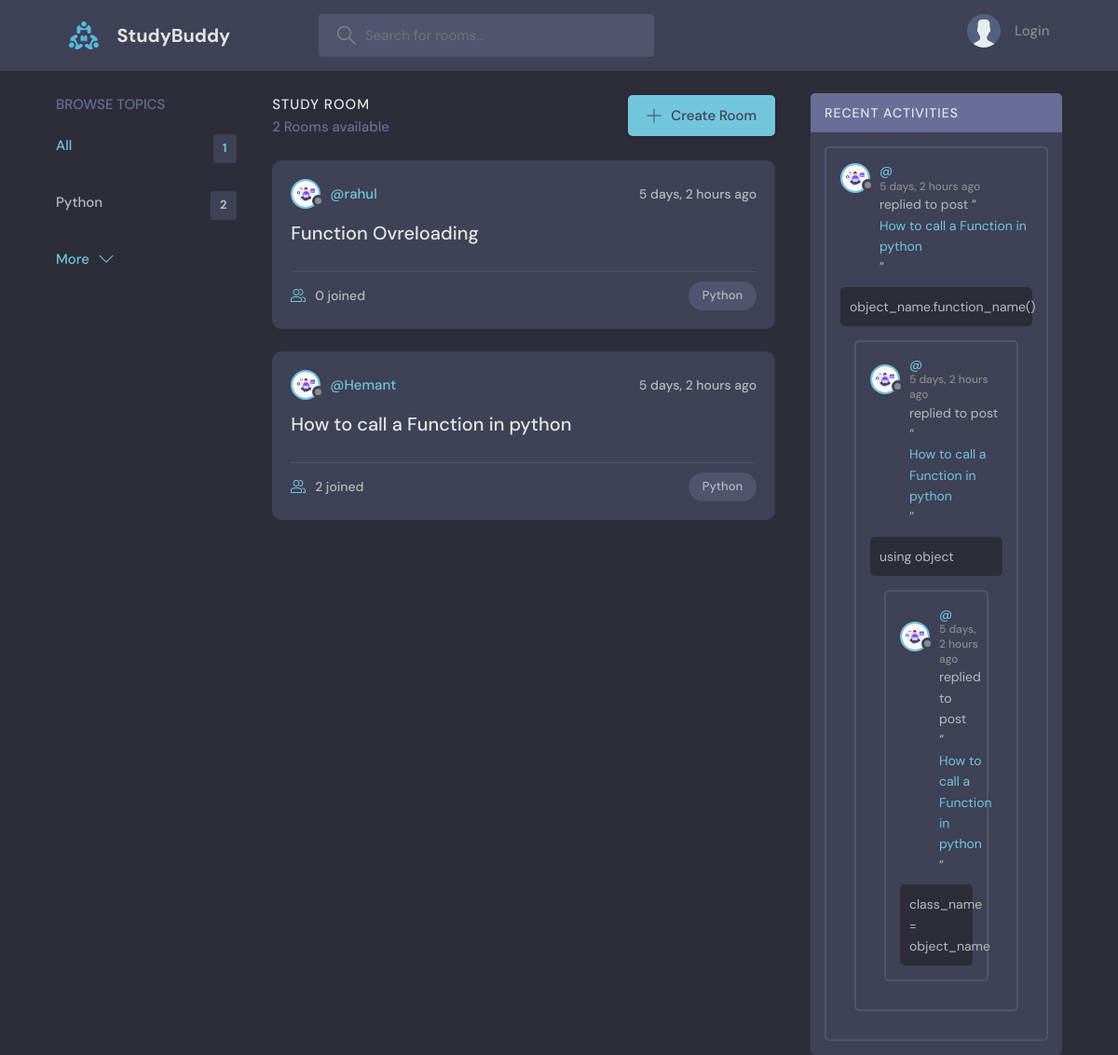
The page / on the database its author committed.
### base/models.py (models this page shows, shortened)
class Topic(models.Model):
    name = models.CharField(max_length=200)

class Room(models.Model):
    host = models.ForeignKey(User, on_delete=models.SET_NULL, null=True)
    topic = models.ForeignKey(Topic, on_delete=models.SET_NULL, null=True)
    name = models.CharField(max_length=200)
    description = models.TextField(null=True, blank=True)
    participants = models.ManyToManyField(User, related_name='participants', blank=True)
    updated = models.DateTimeField(auto_now=True)
    created = models.DateTimeField(auto_now_add=True)
    class Meta:
        ordering = ['-updated', '-created']
    def __str__(self):
        return self.name

class User(AbstractUser):
    name = models.CharField(max_length=200, null=True)
    email = models.EmailField(unique=True, null=True)
    bio = models.TextField(null=True)
    avatar = models.ImageField(null=True, default="avatar.svg")
    USERNAME_FIELD ='email'
    REQUIRED_FIELDS = []

class Message(models.Model):
    user =models.ForeignKey(User, on_delete=models.CASCADE)
    room = models.ForeignKey(Room, on_delete=models.CASCADE)
    body = models.TextField()
    updated = models.DateTimeField(auto_now=True)
    created = models.DateTimeField(auto_now_add=True)
    class Meta:
        ordering = ['-updated', '-created']

### base/views.py (the view)
# urls.py: path('', views.home, name="home"),
def home(request):
    q = request.GET.get('q') if request.GET.get('q') != None else ''
    rooms = Room.objects.filter(
        Q(topic__name__icontains=q) |
        Q(name__icontains=q) |
        Q(description__icontains=q)
    )
    topics = Topic.objects.all()[0:5]
    room_count = rooms.count()
    room_messages = Message.objects.filter(Q(room__topic__name__icontains=q))
    context = {'rooms': rooms, 'topics':topics, 'room_count': room_count, 'room_messages': room_messages}
    return render(request, 'base/home.html', context)

### base/templates/base/home.html (shortened to what this page needs)
{% extends 'main.html' %}
{% block content %}
    <main class="layout layout--3">
      <div class="container">
        {% include 'base/topic_componant.html'%}
        <div class="roomList">
          <div class="roomList__header">
            <div>
              <h2>Study Room</h2>
              <p>{{room_count}} Rooms available</p>
            </div>
            <a class="btn btn--main" href="{% url 'create-room' %}">
              <svg version="1.1" xmlns="http://www.w3.org/2000/svg" width="32" height="32" viewBox="0 0 32 32">
                <title>add</title>
                <path
                  d="M16.943 0.943h-1.885v14.115h-14.115v1.885h14.115v14.115h1.885v-14.115h14.115v-1.885h-14.115v-14.115z"
                ></path>
              </svg>
              Create Room
            </a>
          </div>
          {% include 'base/feed_componant.html' %}
        </div>
        {% include 'base/activity_componant.html' %}
      </div>
    </main>
{% endblock %}

### base/templates/base/topic_componant.html
<div class="topics">
    <div class="topics__header">
      <h2>Browse Topics</h2>
    </div>
    <ul class="topics__list">
      <li>
        <a href="{% url 'home' %}" class="active">All <span>{{topics.count}}</span></a>
      </li>
      {% for topic in topics %}
      <li>
        <a href="{% url 'home' %}?q={{topic.name}}">{{topic.name}} <span>{{topic.room_set.all.count}}</span></a>
      </li>
      {% endfor %}
      </ul>
    <a class="btn btn--link" href="{% url 'topics' %}">
      More
      <svg version="1.1" xmlns="http://www.w3.org/2000/svg" width="32" height="32" viewBox="0 0 32 32">
        <title>chevron-down</title>
        <path d="M16 21l-13-13h-3l16 16 16-16h-3l-13 13z"></path>
      </svg>
    </a>
  </div>

### base/templates/base/feed_componant.html (shortened to what this page needs)
{% for room in rooms %}
          <div class="roomListRoom">
            <div class="roomListRoom__header">
              <a href="{% url 'user-profile' room.host %}" class="roomListRoom__author">
                <div class="avatar avatar--small">
                  <img src="{{room.host.avatar.url}}" />
                </div>
                <span>@{{room.host.username}}</span>
              </a>
              <div class="roomListRoom__actions">
                <span>{{room.created|timesince}} ago</span>
              </div>
            </div>
            <div class="roomListRoom__content">
              <a href="{% url 'room' room.id %}">{{room.name}}</a>
            </div>
            <div class="roomListRoom__meta">
              <a href="{% url 'room' room.id %}" class="roomListRoom__joined">
                {{room.participants.all.count}} joined
              </a>
              <p class="roomListRoom__topic">{{room.topic.name}}</p>
            </div>
          </div>
{% endfor %}

### base/templates/base/activity_componant.html (shortened to what this page needs)
<div class="activities">
    <div class="activities__header">
      <h2>Recent Activities</h2>
    </div>
    {% for message in room_messages %}
    <div class="activities__box">
      <div class="activities__boxHeader roomListRoom__header">
        <a href="{% url 'user-profile' message.user.username %}" class="roomListRoom__author">
          <div class="avatar avatar--small">
            <img src="{{message.user.avatar.url}}" />
          </div>
          <p>
            @{{user.username}}
            <span>{{message.created|timesince}} ago</span>
          </p>
        </a>
      </div>
      <div class="activities__boxContent">
        <p>replied to post “<a href="{% url 'room' message.room.id %}">{{message.room}}</a>”</p>
        <div class="activities__boxRoomContent">
            {{message.body}}
        </div>
      </div>
      {% endfor %}
    </div>
  </div>

### rows shown on the page
Topic: name "Python", room_set.all.count "2"
Room: host.avatar (picture), host.username "rahul", created "5 days, 2 hours", name "Function Ovreloading", participants.all.count "0", topic.name "Python"
Room: host.avatar (picture), host.username "Hemant", created "5 days, 2 hours", name "How to call a Function in python", participants.all.count "2", topic.name "Python"
Message: user.avatar (picture), created "5 days, 2 hours", room "How to call a Function in python", body "object_name.function_name()"
Message: user.avatar (picture), created "5 days, 2 hours", room "How to call a Function in python", body "using object"
Message: user.avatar (picture), created "5 days, 2 hours", room "How to call a Function in python", body "class_name = object_name"

### other values the page prints
{{ topics.count }} "1"
{{ room_count }} "2"
